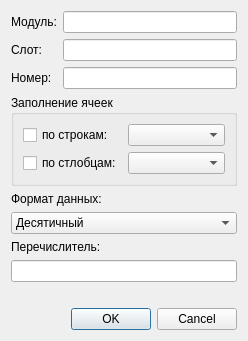
<ui version="4.0" >
 <class>AssignDialog</class>
 <widget class="QDialog" name="AssignDialog" >
  <property name="geometry" >
   <rect>
    <x>0</x>
    <y>0</y>
    <width>248</width>
    <height>330</height>
   </rect>
  </property>
  <property name="windowTitle" >
   <string>Dialog</string>
  </property>
  <layout class="QVBoxLayout" >
   <item>
    <layout class="QGridLayout" >
     <item row="0" column="0" >
      <widget class="QLabel" name="label" >
       <property name="toolTip" >
        <string>Номер модуля</string>
       </property>
       <property name="text" >
        <string>Модуль:</string>
       </property>
      </widget>
     </item>
     <item row="0" column="1" >
      <widget class="QLineEdit" name="le1" >
       <property name="toolTip" >
        <string>Номер модуля</string>
       </property>
      </widget>
     </item>
     <item row="1" column="0" >
      <widget class="QLabel" name="label_2" >
       <property name="toolTip" >
        <string>Номер слота опроса модуля</string>
       </property>
       <property name="text" >
        <string>Слот:</string>
       </property>
      </widget>
     </item>
     <item row="1" column="1" >
      <widget class="QLineEdit" name="le2" >
       <property name="toolTip" >
        <string>Номер слота опроса модуля</string>
       </property>
      </widget>
     </item>
     <item row="2" column="0" >
      <widget class="QLabel" name="label_3" >
       <property name="toolTip" >
        <string>Номер сигнала в слоте опроса модуля</string>
       </property>
       <property name="text" >
        <string>Номер:</string>
       </property>
      </widget>
     </item>
     <item row="2" column="1" >
      <widget class="QLineEdit" name="le3" >
       <property name="toolTip" >
        <string>Номер сигнала в слоте опроса модуля</string>
       </property>
      </widget>
     </item>
    </layout>
   </item>
   <item>
    <widget class="QGroupBox" name="groupBox_2" >
     <property name="title" >
      <string>Заполнение ячеек</string>
     </property>
     <layout class="QGridLayout" >
      <item row="0" column="0" >
       <widget class="QCheckBox" name="cbox_fill_row" >
        <property name="text" >
         <string>по строкам:</string>
        </property>
       </widget>
      </item>
      <item row="0" column="1" >
       <widget class="QComboBox" name="cb_fill_row" />
      </item>
      <item row="1" column="0" >
       <widget class="QCheckBox" name="cbox_fill_column" >
        <property name="text" >
         <string>по стлобцам:</string>
        </property>
       </widget>
      </item>
      <item row="1" column="1" >
       <widget class="QComboBox" name="cb_fill_column" />
      </item>
     </layout>
    </widget>
   </item>
   <item>
    <widget class="QLabel" name="label_4" >
     <property name="text" >
      <string>Формат данных:</string>
     </property>
    </widget>
   </item>
   <item>
    <widget class="QComboBox" name="cb_format" >
     <item>
      <property name="text" >
       <string>Десятичный</string>
      </property>
     </item>
     <item>
      <property name="text" >
       <string>Десятичный беззнаковый</string>
      </property>
     </item>
     <item>
      <property name="text" >
       <string>Шестнадцатиричный</string>
      </property>
     </item>
     <item>
      <property name="text" >
       <string>Двоичный</string>
      </property>
     </item>
    </widget>
   </item>
   <item>
    <widget class="QLabel" name="label_5" >
     <property name="text" >
      <string>Перечислитель:</string>
     </property>
    </widget>
   </item>
   <item>
    <widget class="QLineEdit" name="le_ss" />
   </item>
   <item>
    <spacer>
     <property name="orientation" >
      <enum>Qt::Vertical</enum>
     </property>
     <property name="sizeType" >
      <enum>QSizePolicy::Fixed</enum>
     </property>
     <property name="sizeHint" >
      <size>
       <width>20</width>
       <height>20</height>
      </size>
     </property>
    </spacer>
   </item>
   <item>
    <widget class="QDialogButtonBox" name="buttonBox" >
     <property name="orientation" >
      <enum>Qt::Horizontal</enum>
     </property>
     <property name="standardButtons" >
      <set>QDialogButtonBox::Cancel|QDialogButtonBox::NoButton|QDialogButtonBox::Ok</set>
     </property>
    </widget>
   </item>
  </layout>
 </widget>
 <tabstops>
  <tabstop>le1</tabstop>
  <tabstop>le2</tabstop>
  <tabstop>le3</tabstop>
  <tabstop>cb_format</tabstop>
  <tabstop>le_ss</tabstop>
  <tabstop>buttonBox</tabstop>
 </tabstops>
 <resources/>
 <connections>
  <connection>
   <sender>buttonBox</sender>
   <signal>accepted()</signal>
   <receiver>AssignDialog</receiver>
   <slot>accept()</slot>
   <hints>
    <hint type="sourcelabel" >
     <x>248</x>
     <y>254</y>
    </hint>
    <hint type="destinationlabel" >
     <x>157</x>
     <y>274</y>
    </hint>
   </hints>
  </connection>
  <connection>
   <sender>buttonBox</sender>
   <signal>rejected()</signal>
   <receiver>AssignDialog</receiver>
   <slot>reject()</slot>
   <hints>
    <hint type="sourcelabel" >
     <x>316</x>
     <y>260</y>
    </hint>
    <hint type="destinationlabel" >
     <x>286</x>
     <y>274</y>
    </hint>
   </hints>
  </connection>
 </connections>
</ui>
